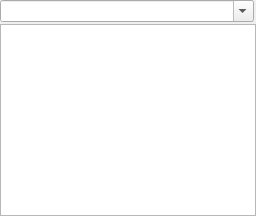
    <widget class="QWidget" name="tabFiles">
     <property name="autoFillBackground">
      <bool>true</bool>
     </property>
     <attribute name="title">
      <string>Files</string>
     </attribute>
     <layout class="QVBoxLayout" name="verticalLayout_3">
      <property name="spacing">
       <number>2</number>
      </property>
      <property name="leftMargin">
       <number>0</number>
      </property>
      <property name="topMargin">
       <number>0</number>
      </property>
      <property name="rightMargin">
       <number>0</number>
      </property>
      <property name="bottomMargin">
       <number>0</number>
      </property>
      <item>
       <widget class="QWidget" name="panelFiles" native="true">
        <layout class="QHBoxLayout" name="horizontalLayout_13">
         <property name="spacing">
          <number>2</number>
         </property>
         <property name="leftMargin">
          <number>0</number>
         </property>
         <property name="topMargin">
          <number>0</number>
         </property>
         <property name="rightMargin">
          <number>2</number>
         </property>
         <property name="bottomMargin">
          <number>0</number>
         </property>
         <item>
          <widget class="QComboBox" name="cbFilesPath">
           <property name="editable">
            <bool>true</bool>
           </property>
           <property name="insertPolicy">
            <enum>QComboBox::InsertPolicy::InsertAtTop</enum>
           </property>
          </widget>
         </item>
        </layout>
       </widget>
      </item>
      <item>
       <widget class="QTreeView" name="treeFiles">
        <property name="editTriggers">
         <set>QAbstractItemView::EditTrigger::EditKeyPressed|QAbstractItemView::EditTrigger::SelectedClicked</set>
        </property>
        <property name="dragEnabled">
         <bool>true</bool>
        </property>
        <property name="dragDropMode">
         <enum>QAbstractItemView::DragDropMode::DragDrop</enum>
        </property>
        <property name="defaultDropAction">
         <enum>Qt::DropAction::MoveAction</enum>
        </property>
        <property name="selectionMode">
         <enum>QAbstractItemView::SelectionMode::ExtendedSelection</enum>
        </property>
        <property name="sortingEnabled">
         <bool>false</bool>
        </property>
        <attribute name="headerVisible">
         <bool>false</bool>
        </attribute>
       </widget>
      </item>
     </layout>
    </widget>
